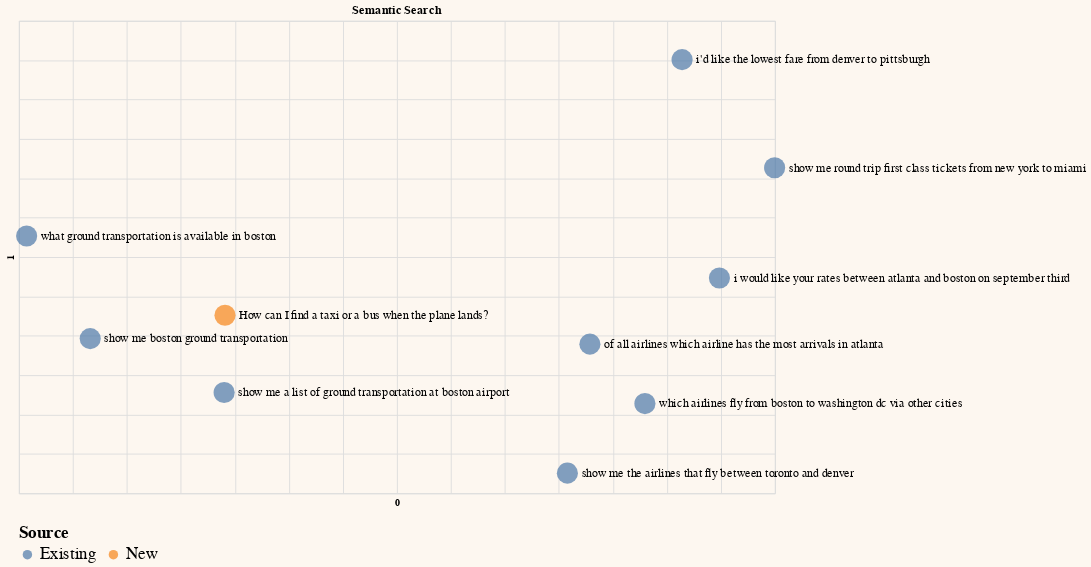

Source (notebook cell):
### Code cell
# Create column for representing chart legend
df_sem_pc2['Source'] = 'Existing'
df_sem_pc2.at[len(df_sem_pc2)-1, 'Source'] = "New"

# Plot on a chart
df_sem_pc2.columns = df_sem_pc2.columns.astype(str)
selection = list(range(sample)) + [-1]
generate_chart(df_sem_pc2.iloc[selection],'0','1',color='Source',title='Semantic Search')

### Figure 1 — Vega-Lite specification as saved in the notebook (floating-point values rounded to 4 significant figures; data arrays with more than 128 entries replaced by an {"elided": "..."} marker saying what was removed)
{"config": {"view": {"continuousWidth": 400, "continuousHeight": 300}, "background": "#FDF7F0", "legend": {"labelFontSize": 18, "orient": "bottom", "titleFontSize": 18}}, "layer": [{"mark": {"type": "circle", "size": 500}, "encoding": {"color": {"field": "Source", "type": "nominal"}, "tooltip": [{"field": "query", "type": "nominal"}], "x": {"axis": {"domain": false, "labels": false, "ticks": false}, "field": "0", "scale": {"zero": false}, "type": "quantitative"}, "y": {"axis": {"domain": false, "labels": false, "ticks": false}, "field": "1", "scale": {"zero": false}, "type": "quantitative"}}}, {"mark": {"type": "text", "align": "left", "baseline": "middle", "color": "black", "dx": 15, "size": 13}, "encoding": {"color": {"value": "black"}, "text": {"field": "query", "type": "nominal"}, "tooltip": [{"field": "query", "type": "nominal"}], "x": {"axis": {"domain": false, "labels": false, "ticks": false}, "field": "0", "scale": {"zero": false}, "type": "quantitative"}, "y": {"axis": {"domain": false, "labels": false, "ticks": false}, "field": "1", "scale": {"zero": false}, "type": "quantitative"}}}], "data": {"name": "data-50cd0add852e3a8f8c498a7bdcbecb60"}, "height": 500, "title": "Semantic Search", "width": 800, "$schema": "https://vega.github.io/schema/vega-lite/v4.17.0.json", "datasets": {"data-50cd0add852e3a8f8c498a7bdcbecb60": [{"query": " which airlines fly from boston to washington dc via other cities", "query_embeds": {"elided": "1024 float values"}, "0": 0.07967, "1": -0.2361, "Source": "Existing"}, {"query": " show me the airlines that fly between toronto and denver", "query_embeds": {"elided": "1024 float values"}, "0": 0.007851, "1": -0.3244, "Source": "Existing"}, {"query": " show me round trip first class tickets from new york to miami", "query_embeds": {"elided": "1024 float values"}, "0": 0.1998, "1": 0.06336, "Source": "Existing"}, {"query": " i'd like the lowest fare from denver to pittsburgh", "query_embeds": {"elided": "1024 float values"}, "0": 0.1141, "1": 0.2007, "Source": "Existing"}, {"query": " show me a list of ground transportation at boston airport", "query_embeds": {"elided": "1024 float values"}, "0": -0.3099, "1": -0.222, "Source": "Existing"}, {"query": " show me boston ground transportation", "query_embeds": {"elided": "1024 float values"}, "0": -0.434, "1": -0.1536, "Source": "Existing"}, {"query": " of all airlines which airline has the most arrivals in atlanta", "query_embeds": {"elided": "1024 float values"}, "0": 0.02871, "1": -0.1606, "Source": "Existing"}, {"query": " what ground transportation is available in boston", "query_embeds": {"elided": "1024 float values"}, "0": -0.4928, "1": -0.02321, "Source": "Existing"}, {"query": " i would like your rates between atlanta and boston on september third", "query_embeds": {"elided": "1024 float values"}, "0": 0.1486, "1": -0.07667, "Source": "Existing"}, {"query": "How can I find a taxi or a bus when the plane lands?", "query_embeds": {"elided": "1024 float values"}, "0": -0.3092, "1": -0.124, "Source": "New"}]}}
